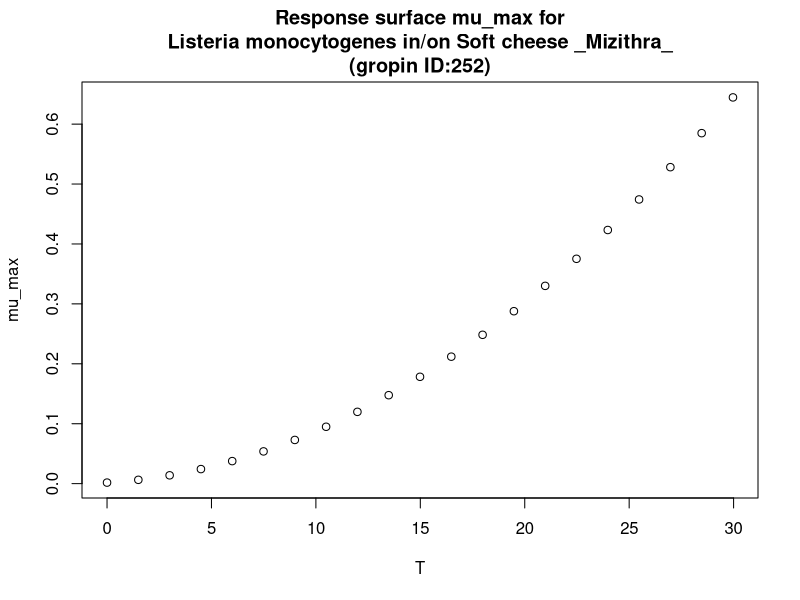

Recreate this plot in R.
#############################
# start of Parameter script
#############################
T <- seq(0,29.97002997003,length.out=21)
#############################
# end of Parameter script
#############################
############################# 
# start of Model script Gropin ID 252 
#############################
 
# constant coefficients for this model
a <- 0.082
Tmin <- -1.64
 
variables <- data.frame(T)
argumentsPar <- expand.grid(variables)
 
# heart of the model
response_surface <- function(T) {
   mumax <-2.302585*(a*(T-Tmin))^2/24

return(mumax=mumax)
} 

# output parameters
mumax <- cbind(argumentsPar,response_surface(argumentsPar['T']))
colnames(mumax) <- c(colnames(argumentsPar),'mumax')
#############################
# End of Model script
#############################
############################# 
# start of Visualisation script Gropin ID 252 
#############################
plot(T,mumax$mumax,
                          xlab='T',
                          ylab='mu_max',main='Response surface mu_max for
Listeria monocytogenes in/on Soft cheese _Mizithra_
(gropin ID:252)')
#############################
# End of Visualisation script
#############################
